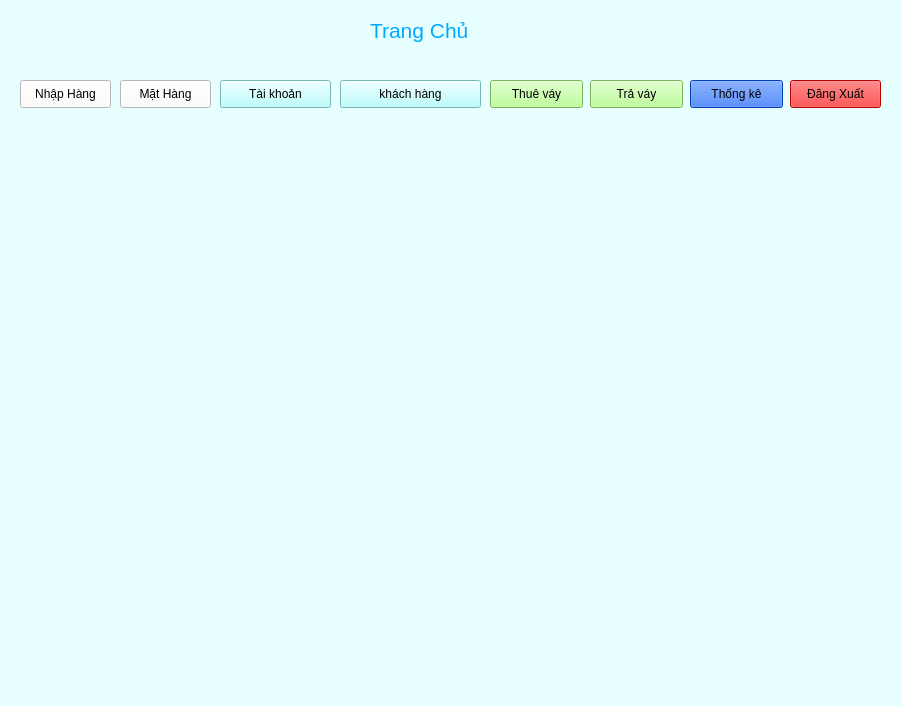
<?xml version="1.0" encoding="UTF-8"?>
<ui version="4.0">
 <class>b1_2</class>
 <widget class="QMainWindow" name="b1_2">
  <property name="geometry">
   <rect>
    <x>0</x>
    <y>0</y>
    <width>902</width>
    <height>706</height>
   </rect>
  </property>
  <property name="windowTitle">
   <string>MainWindow</string>
  </property>
  <property name="styleSheet">
   <string notr="true">background-color:rgb(231, 255, 255)</string>
  </property>
  <widget class="QWidget" name="centralwidget">
   <widget class="QPushButton" name="QLTK">
    <property name="geometry">
     <rect>
      <x>220</x>
      <y>80</y>
      <width>111</width>
      <height>28</height>
     </rect>
    </property>
    <property name="styleSheet">
     <string notr="true">background-color:rgb(170, 255, 255)</string>
    </property>
    <property name="text">
     <string>Tài khoản</string>
    </property>
    <property name="icon">
     <iconset>
      <normaloff>../test/user.webp</normaloff>../test/user.webp</iconset>
    </property>
   </widget>
   <widget class="QPushButton" name="NhapHang">
    <property name="geometry">
     <rect>
      <x>20</x>
      <y>80</y>
      <width>91</width>
      <height>28</height>
     </rect>
    </property>
    <property name="styleSheet">
     <string notr="true">background-color:rgb(255, 255, 255)</string>
    </property>
    <property name="text">
     <string>Nhập Hàng</string>
    </property>
    <property name="icon">
     <iconset>
      <normaloff>../test/nhaphang.jpg</normaloff>../test/nhaphang.jpg</iconset>
    </property>
   </widget>
   <widget class="QPushButton" name="ThueVay">
    <property name="geometry">
     <rect>
      <x>490</x>
      <y>80</y>
      <width>93</width>
      <height>28</height>
     </rect>
    </property>
    <property name="styleSheet">
     <string notr="true">background-color:rgb(170, 255, 127)</string>
    </property>
    <property name="text">
     <string>Thuê váy</string>
    </property>
    <property name="icon">
     <iconset>
      <normaloff>../test/thue.webp</normaloff>../test/thue.webp</iconset>
    </property>
   </widget>
   <widget class="QPushButton" name="TraVay">
    <property name="geometry">
     <rect>
      <x>590</x>
      <y>80</y>
      <width>93</width>
      <height>28</height>
     </rect>
    </property>
    <property name="styleSheet">
     <string notr="true">background-color:rgb(170, 255, 127)</string>
    </property>
    <property name="text">
     <string>Trả váy</string>
    </property>
    <property name="icon">
     <iconset>
      <normaloff>../test/tra.webp</normaloff>../test/tra.webp</iconset>
    </property>
   </widget>
   <widget class="QPushButton" name="ThongKe">
    <property name="geometry">
     <rect>
      <x>690</x>
      <y>80</y>
      <width>93</width>
      <height>28</height>
     </rect>
    </property>
    <property name="styleSheet">
     <string notr="true">background-color:rgb(0, 85, 255)</string>
    </property>
    <property name="text">
     <string>Thống kê</string>
    </property>
    <property name="icon">
     <iconset>
      <normaloff>../test/thongke.webp</normaloff>../test/thongke.webp</iconset>
    </property>
   </widget>
   <widget class="QLabel" name="label">
    <property name="geometry">
     <rect>
      <x>370</x>
      <y>10</y>
      <width>151</width>
      <height>41</height>
     </rect>
    </property>
    <property name="font">
     <font>
      <pointsize>12</pointsize>
     </font>
    </property>
    <property name="styleSheet">
     <string notr="true">background-color: rgba(0, 0, 0, 0);</string>
    </property>
    <property name="text">
     <string>&lt;html&gt;&lt;head/&gt;&lt;body&gt;&lt;p&gt;&lt;span style=&quot; font-size:16pt; color:#00aaff;&quot;&gt;Trang Chủ&lt;/span&gt;&lt;/p&gt;&lt;/body&gt;&lt;/html&gt;</string>
    </property>
   </widget>
   <widget class="QPushButton" name="MatHang">
    <property name="geometry">
     <rect>
      <x>120</x>
      <y>80</y>
      <width>91</width>
      <height>28</height>
     </rect>
    </property>
    <property name="styleSheet">
     <string notr="true">background-color:rgb(255, 255, 255)</string>
    </property>
    <property name="text">
     <string>Mặt Hàng</string>
    </property>
    <property name="icon">
     <iconset>
      <normaloff>../test/shop.webp</normaloff>../test/shop.webp</iconset>
    </property>
   </widget>
   <widget class="QPushButton" name="TTKH">
    <property name="geometry">
     <rect>
      <x>340</x>
      <y>80</y>
      <width>141</width>
      <height>28</height>
     </rect>
    </property>
    <property name="styleSheet">
     <string notr="true">background-color:rgb(170, 255, 255)</string>
    </property>
    <property name="text">
     <string>khách hàng</string>
    </property>
    <property name="icon">
     <iconset>
      <normaloff>../test/customer.webp</normaloff>../test/customer.webp</iconset>
    </property>
   </widget>
   <widget class="QLabel" name="label_2">
    <property name="geometry">
     <rect>
      <x>10</x>
      <y>-10</y>
      <width>881</width>
      <height>721</height>
     </rect>
    </property>
    <property name="styleSheet">
     <string notr="true"/>
    </property>
    <property name="text">
     <string/>
    </property>
    <property name="pixmap">
     <pixmap>../../Users/Admin/Pictures/editpic/IMG_7737.jpg</pixmap>
    </property>
    <property name="scaledContents">
     <bool>true</bool>
    </property>
   </widget>
   <widget class="QPushButton" name="DX_btn">
    <property name="geometry">
     <rect>
      <x>790</x>
      <y>80</y>
      <width>91</width>
      <height>28</height>
     </rect>
    </property>
    <property name="styleSheet">
     <string notr="true">background-color:rgb(255, 0, 0)</string>
    </property>
    <property name="text">
     <string>Đăng Xuất</string>
    </property>
    <property name="icon">
     <iconset>
      <normaloff>../test/UI_Essential_icon_expanded-56-64.webp</normaloff>../test/UI_Essential_icon_expanded-56-64.webp</iconset>
    </property>
   </widget>
   <zorder>label_2</zorder>
   <zorder>QLTK</zorder>
   <zorder>NhapHang</zorder>
   <zorder>ThueVay</zorder>
   <zorder>TraVay</zorder>
   <zorder>ThongKe</zorder>
   <zorder>label</zorder>
   <zorder>MatHang</zorder>
   <zorder>TTKH</zorder>
   <zorder>DX_btn</zorder>
  </widget>
  <widget class="QMenuBar" name="menubar">
   <property name="geometry">
    <rect>
     <x>0</x>
     <y>0</y>
     <width>902</width>
     <height>26</height>
    </rect>
   </property>
  </widget>
  <widget class="QStatusBar" name="statusbar"/>
 </widget>
 <resources/>
 <connections/>
</ui>
